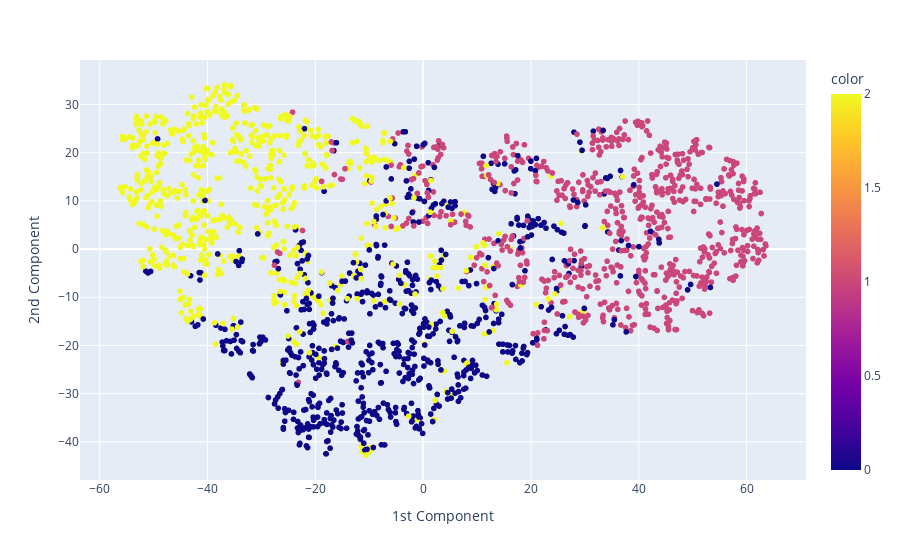

Here is the notebook cell this chart was saved with:
### Markdown cell above
<h4>t-SNE</h4> pca er caya valo dakha jacce

### Code cell
from sklearn.manifold import TSNE

tsne = TSNE(n_components=2)
X_tsne = tsne.fit_transform(X)

fig  = px.scatter(x = X_tsne[:, 0], y = X_tsne[:, 1], color=y)

fig.update_layout(
    xaxis_title = "1st Component",
    yaxis_title = "2nd Component",
)
fig.show()

### Figure 1 — Plotly figure (JSON) as saved in the notebook; plotly's stock layout.template omitted (floating-point values rounded to 4 significant figures; data arrays with more than 128 entries replaced by an {"elided": "..."} marker saying what was removed)
{"data": [{"hovertemplate": "x=%{x}<br>y=%{y}<br>color=%{marker.color}<extra></extra>", "legendgroup": "", "marker": {"color": {"elided": "2000 int values"}, "coloraxis": "coloraxis", "symbol": "circle"}, "mode": "markers", "name": "", "showlegend": false, "type": "scattergl", "x": {"elided": "2000 float values"}, "xaxis": "x", "y": {"elided": "2000 float values"}, "yaxis": "y"}], "layout": {"autosize": true, "coloraxis": {"colorbar": {"title": {"text": "color"}}, "colorscale": [[0, "#0d0887"], [0.1111, "#46039f"], [0.2222, "#7201a8"], [0.3333, "#9c179e"], [0.4444, "#bd3786"], [0.5556, "#d8576b"], [0.6667, "#ed7953"], [0.7778, "#fb9f3a"], [0.8889, "#fdca26"], [1, "#f0f921"]]}, "legend": {"tracegroupgap": 0}, "margin": {"t": 60}, "xaxis": {"anchor": "y", "autorange": true, "domain": [0, 1], "range": [-63.58, 70.95], "title": {"text": "1st Component"}, "type": "linear"}, "yaxis": {"anchor": "x", "autorange": true, "domain": [0, 1], "range": [-48.74, 40.04], "title": {"text": "2nd Component"}, "type": "linear"}}}
